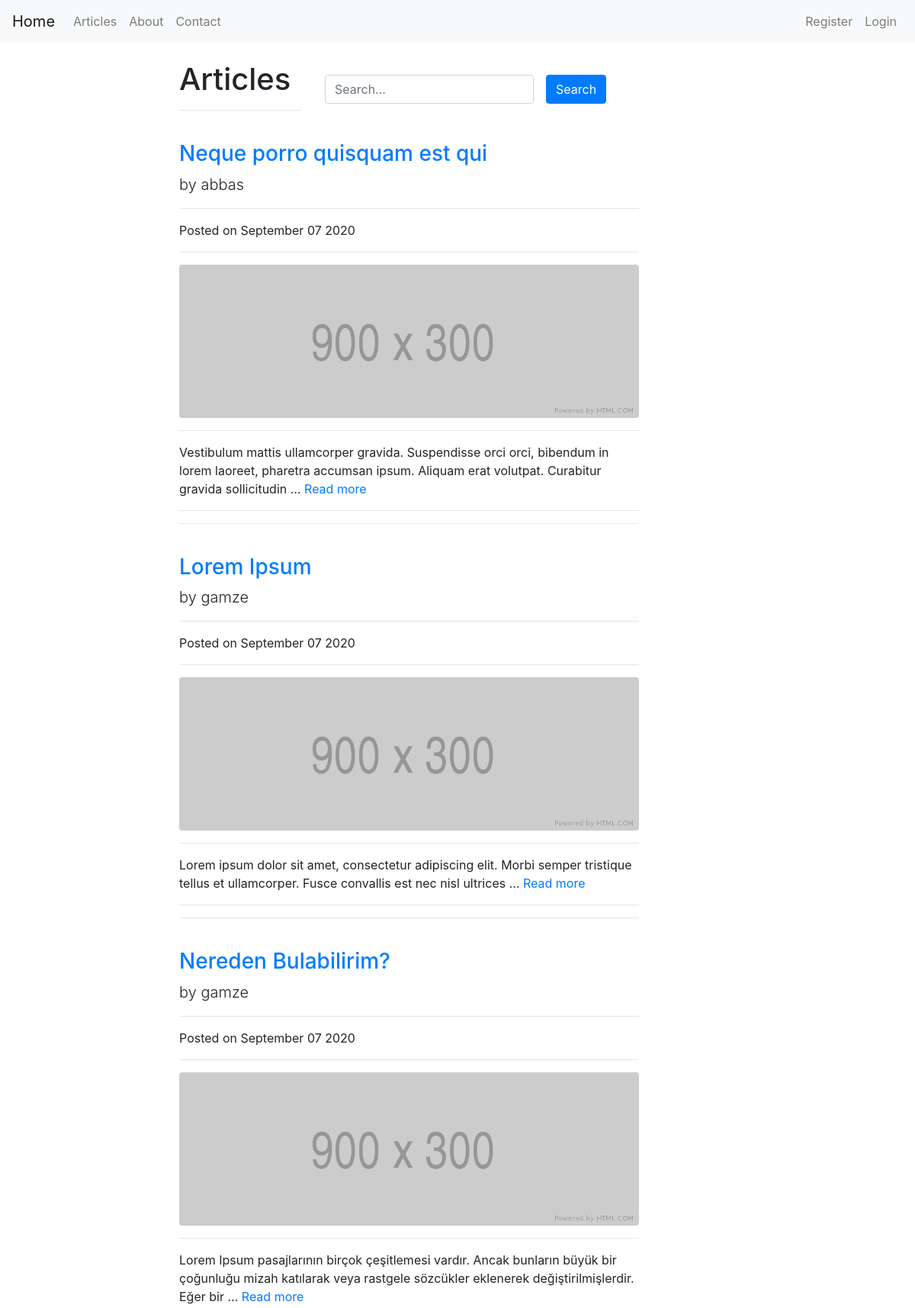
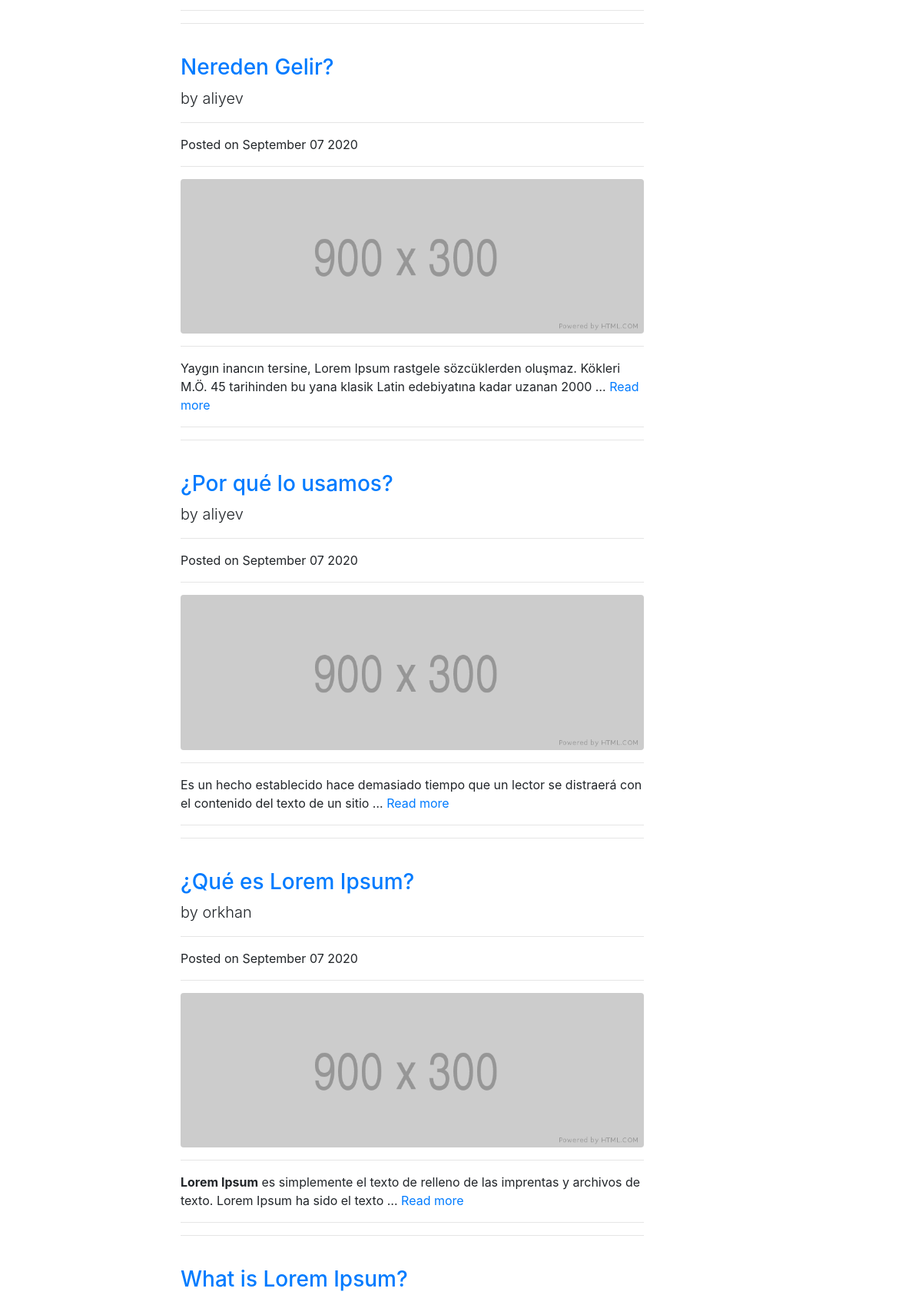
Screenshot of /article/articles/ (upper part) with the database file from the repository (2 pictures, top to bottom).
### article/models.py (models this page shows, shortened)
class Article(models.Model):
    author = models.ForeignKey("auth.User", on_delete=models.CASCADE,verbose_name="Author")
    title = models.CharField(max_length=50, verbose_name="Title")
    content = RichTextField()
    created_date = models.DateTimeField(auto_now_add=True, verbose_name="Published date")
    article_image = models.FileField(blank=True, null=True, verbose_name="Add image to article")
    class Meta:
        ordering = ['-created_date']

### article/views.py (the view)
# urls.py: path('articles/', views.articles, name='articles'),
def articles(request):
    keyword = request.GET.get('keyword')
    articles = Article.objects.all()
    if keyword:
        articles = Article.objects.filter(title__contains = keyword)
    context = {
        'articles':articles,
    }
    return render(request, 'articles.html', context)

### templates/articles.html (shortened to what this page needs)
{% extends 'layout.html' %}
{% block body %}
<div class="row">
    <div class="col-md-2 offset-md-2">
        <h1>Articles</h1>
        <hr>
    </div>
    <form class="form-inline">
        <div class="form-group mx-sm-3 mb-2">
            <input type="text" class="form-control" name="keyword" placeholder="Search...">
        </div>
        <button type="submit" class="btn btn-primary mb-2">Search</button>
    </form>
</div>
{% if articles %}
    {% for article in articles %}
        <div class="row">
            <div class="col-md-14 offset-md-2">
                <div class="col-lg-8">
                    <a href="{% url 'article:detail' article.id %}"><h3 class="mt-4">{{article.title}}</h3></a>
                    <p class="lead">
                        by
                        {{article.author.username}}
                    </p>
                    <hr>
                    <p>Posted on {{article.created_date|date:"F d Y"}}<p>
                    <hr>
                    {% if article.article_image %}
                        <a href="{% url 'article:detail' article.id %}">
                            <img class="img-fluid rounded" src="{{article.article_image.url}}" alt="">
                        </a>
                    {% endif %}
                    <hr>
                    <p class="lead">
                    {{article.content|safe|truncatewords:20}}
                    <a href="{% url 'article:detail' article.id %}">Read more</a>
                    </p>
                    <hr>
                    <hr>
                </div>
            </div>
        </div>
    {% endfor %}
{% endif %}
{% endblock body %}

### rows the page displays
Article: title "Neque porro quisquam est qui", author.username "abbas", created_date "September 07 2020", article_image (picture), content "Vestibulum mattis ullamcorper gravida. Suspendisse orci orci, bibendum in lorem laoreet, pharetra accumsan ipsum. Aliquam erat volutpat. Curabitur gravida sollicitudin …"
Article: title "Lorem Ipsum", author.username "gamze", created_date "September 07 2020", article_image (picture), content "Lorem ipsum dolor sit amet, consectetur adipiscing elit. Morbi semper tristique tellus et ullamcorper. Fusce convallis est nec nisl ultrices …"
Article: title "Nereden Bulabilirim?", author.username "gamze", created_date "September 07 2020", article_image (picture), content "Lorem Ipsum pasajlarının birçok çeşitlemesi vardır. Ancak bunların büyük bir çoğunluğu mizah katılarak veya rastgele sözcükler eklenerek değiştirilmişlerdir. Eğer bir …"
Article: title "Nereden Gelir?", author.username "aliyev", created_date "September 07 2020", article_image (picture), content "Yaygın inancın tersine, Lorem Ipsum rastgele sözcüklerden oluşmaz. Kökleri M.Ö. 45 tarihinden bu yana klasik Latin edebiyatına kadar uzanan 2000 …"
Article: title "¿Por qué lo usamos?", author.username "aliyev", created_date "September 07 2020", article_image (picture), content "Es un hecho establecido hace demasiado tiempo que un lector se distraerá con el contenido del texto de un sitio …"
Article: title "¿Qué es Lorem Ipsum?", author.username "orkhan", created_date "September 07 2020", article_image (picture), content "Lorem Ipsum es simplemente el texto de relleno de las imprentas y archivos de texto. Lorem Ipsum ha sido el texto …"
Article: title "What is Lorem Ipsum?"
